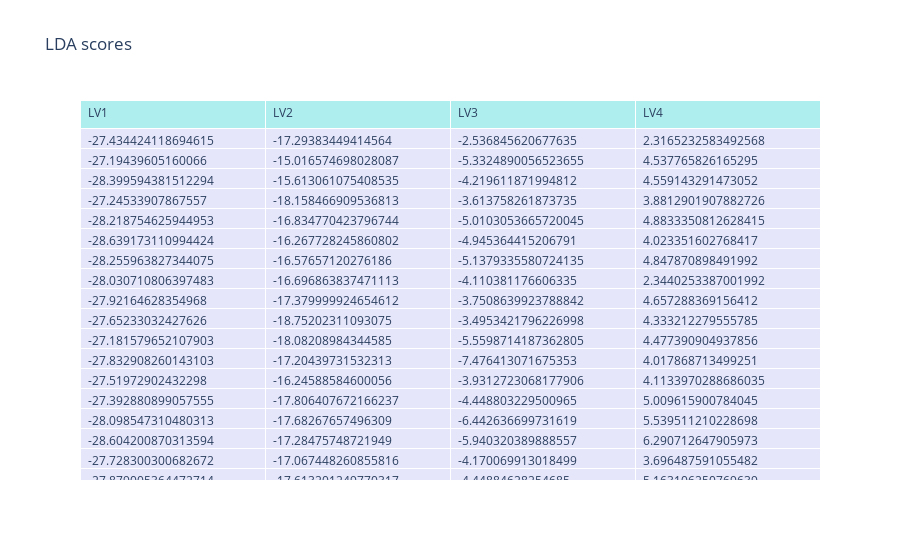
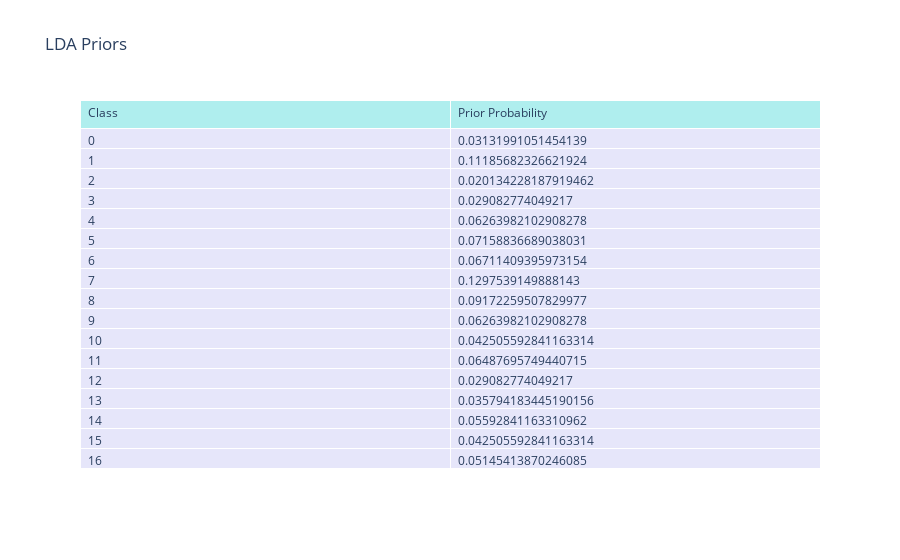
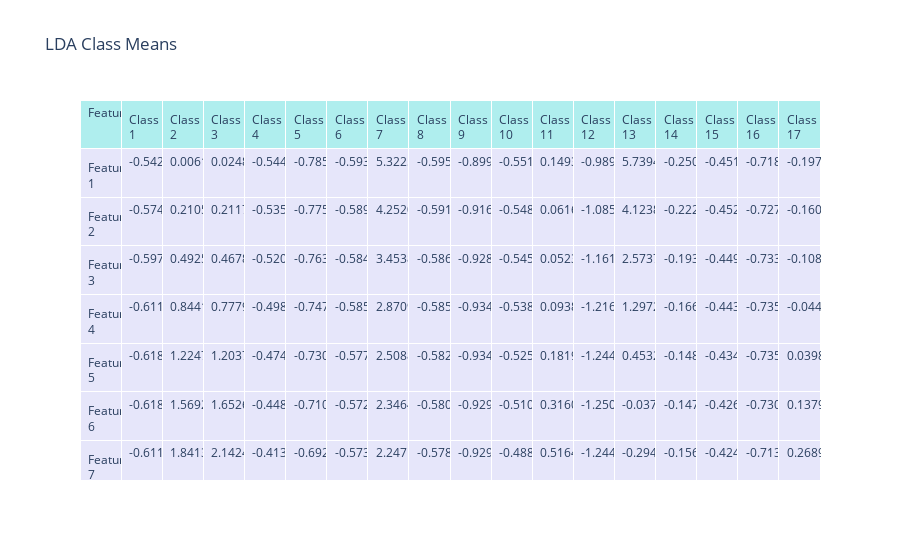
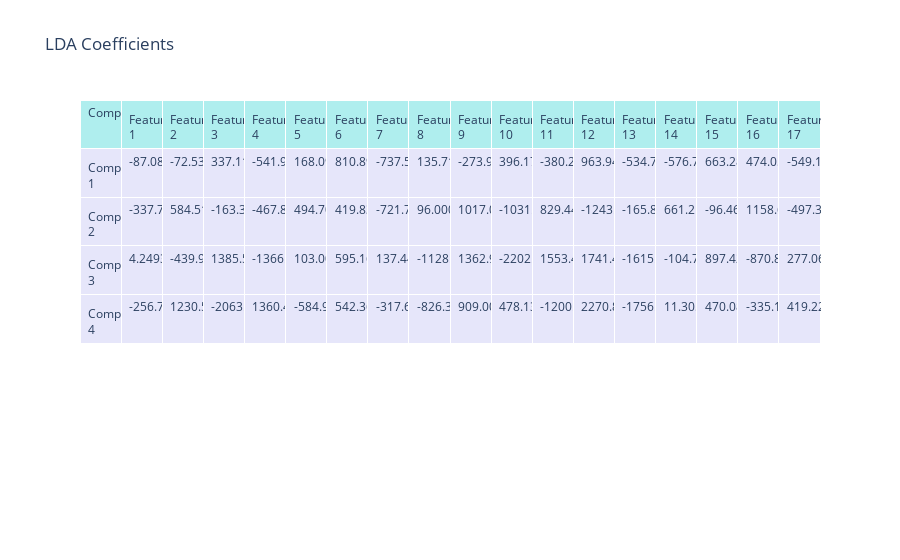

Here is the notebook cell these charts were saved with, in order:
### Markdown cell above
## Third step: LDA training

- the `LDA` class provides Linear Discriminant Analysis tools
- the `LDASettings` helper class holds the settings for the `LDA` class

### Code cell
from chemfusekit.lda import LDASettings, LDA

settings = LDASettings(
    output='graphical',   # Graphs will be printed
    test_split=True     # Run split test
)

# Initialize and run the LDA class
lda = LDA(settings, pca_data)   # components will be determined automatically from the PCA data
lda.train()

### Figure 1 — Plotly figure (JSON) as saved in the notebook; plotly's stock layout.template omitted (floating-point values rounded to 4 significant figures; data arrays with more than 128 entries replaced by an {"elided": "..."} marker saying what was removed)
{"data": [{"cells": {"align": "left", "fill": {"color": "lavender"}, "values": {"elided": "4x447 float values"}}, "header": {"align": "left", "fill": {"color": "paleturquoise"}, "values": ["LV1", "LV2", "LV3", "LV4"]}, "type": "table"}], "layout": {"title": {"text": "LDA scores"}}}

### Figure 2 — Plotly figure (JSON) as saved in the notebook; plotly's stock layout.template omitted (floating-point values rounded to 4 significant figures)
{"data": [{"cells": {"align": "left", "fill": {"color": "lavender"}, "values": [[0, 1, 2, 3, 4, 5, 6, 7, 8, 9, 10, 11, 12, 13, 14, 15, 16], [0.03132, 0.1119, 0.02013, 0.02908, 0.06264, 0.07159, 0.06711, 0.1298, 0.09172, 0.06264, 0.04251, 0.06488, 0.02908, 0.03579, 0.05593, 0.04251, 0.05145]]}, "header": {"align": "left", "fill": {"color": "paleturquoise"}, "values": ["Class", "Prior Probability"]}, "type": "table"}], "layout": {"title": {"text": "LDA Priors"}}}

### Figure 3 — Plotly figure (JSON) as saved in the notebook; plotly's stock layout.template omitted (floating-point values rounded to 4 significant figures; data arrays with more than 128 entries replaced by an {"elided": "..."} marker saying what was removed)
{"data": [{"cells": {"align": "left", "fill": {"color": "lavender"}, "values": {"elided": "18x129 mixed values"}}, "header": {"align": "left", "fill": {"color": "paleturquoise"}, "values": ["Feature", "Class 1", "Class 2", "Class 3", "Class 4", "Class 5", "Class 6", "Class 7", "Class 8", "Class 9", "Class 10", "Class 11", "Class 12", "Class 13", "Class 14", "Class 15", "Class 16", "Class 17"]}, "type": "table"}], "layout": {"title": {"text": "LDA Class Means"}}}

### Figure 4 — Plotly figure (JSON) as saved in the notebook; plotly's stock layout.template omitted (floating-point values rounded to 4 significant figures)
{"data": [{"cells": {"align": "left", "fill": {"color": "lavender"}, "values": [["Component 1", "Component 2", "Component 3", "Component 4"], [-87.08, -337.7, 4.249, -256.8], [-72.53, 584.5, -440.0, 1231.0], [337.1, -163.3, 1386.0, -2064.0], [-542.0, -467.9, -1367.0, 1360.0], [168.1, 494.7, 103.0, -584.9], [810.9, 419.8, 595.2, 542.4], [-737.5, -721.7, 137.4, -317.7], [135.7, 96.0, -1128.0, -826.4], [-273.9, 1017.0, 1363.0, 909.0], [396.2, -1031.0, -2203.0, 478.1], [-380.3, 829.4, 1553.0, -1201.0], [963.9, -1244.0, 1741.0, 2271.0], [-534.8, -165.8, -1616.0, -1757.0], [-576.8, 661.2, -104.8, 11.31], [663.3, -96.46, 897.4, 470.1], [474.1, 1159.0, -870.8, -335.1], [-549.1, -497.3, 277.1, 419.2]]}, "header": {"align": "left", "fill": {"color": "paleturquoise"}, "values": ["Component", "Feature 1", "Feature 2", "Feature 3", "Feature 4", "Feature 5", "Feature 6", "Feature 7", "Feature 8", "Feature 9", "Feature 10", "Feature 11", "Feature 12", "Feature 13", "Feature 14", "Feature 15", "Feature 16", "Feature 17"]}, "type": "table"}], "layout": {"title": {"text": "LDA Coefficients"}}}
